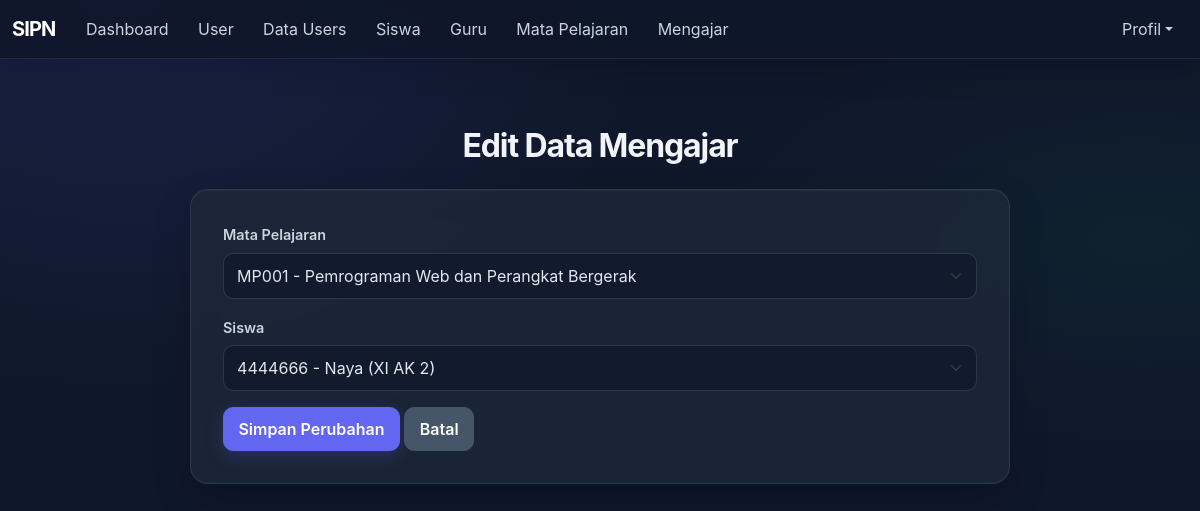
/mengajar/edit.php?id=72 (signed in), run on the app's committed database.
### tables this page shows
CREATE TABLE `mengajar` (
  `id` int NOT NULL,
  `mapel_id` int NOT NULL,
  `siswa_id` int NOT NULL
);

CREATE TABLE `mapel` (
  `id` int NOT NULL,
  `kode_mapel` varchar(10) NOT NULL,
  `nama_mapel` varchar(100) NOT NULL,
  `guru_id` int DEFAULT NULL
);

CREATE TABLE `siswa` (
  `id` int NOT NULL,
  `nis` varchar(10) NOT NULL,
  `nama_siswa` varchar(100) NOT NULL,
  `kelas` varchar(10) NOT NULL,
  `jenis_kelamin` enum('L','P') NOT NULL,
  `user_id` int DEFAULT NULL
);

### koneksi.php (called while the page is built, shortened)
<?php
function h($data) {
    return htmlspecialchars($data ?? '');
}
?>

### mengajar/edit.php (the view, shortened to what this page needs)
<?php
require_once '../koneksi.php';
require_once '../navbar.php';
$id = (int) $_GET['id'];
$mengajar = mysqli_fetch_assoc(mysqli_query($koneksi, "SELECT * FROM mengajar WHERE id='$id'"));
$mapel = mysqli_query($koneksi, "SELECT id, kode_mapel, nama_mapel FROM mapel ORDER BY kode_mapel ASC");
$siswa = mysqli_query($koneksi, "SELECT id, nis, nama_siswa, kelas FROM siswa ORDER BY kelas ASC, nama_siswa ASC");
?>
<div class="container mt-4 mb-5">
    <h2 class="fw-bold mb-4">Edit Data Mengajar</h2>
    <form action="aksi_edit.php" method="POST">
        <div class="mb-3">
            <label class="form-label">Mata Pelajaran</label>
            <select name="mapel_id" class="form-select" required>
                <?php while ($m = mysqli_fetch_assoc($mapel)) { ?>
                    <option value="<?= $m['id'] ?>" <?= $m['id'] == $mengajar['mapel_id'] ? 'selected' : '' ?>>
                        <?= h($m['kode_mapel'] . ' - ' . $m['nama_mapel']) ?>
                    </option>
                <?php } ?>
            </select>
        </div>
        <div class="mb-3">
            <label class="form-label">Siswa</label>
            <select name="siswa_id" class="form-select" required>
                <?php while ($s = mysqli_fetch_assoc($siswa)) { ?>
                    <option value="<?= $s['id'] ?>" <?= $s['id'] == $mengajar['siswa_id'] ? 'selected' : '' ?>>
                        <?= h($s['nis'] . ' - ' . $s['nama_siswa'] . ' (' . $s['kelas'] . ')') ?>
                    </option>
                <?php } ?>
            </select>
        </div>
        <button type="submit" class="btn btn-primary">Simpan Perubahan</button>
        <a href="index.php" class="btn btn-secondary">Batal</a>
    </form>
</div>
<?php require_once '../footer.php'; ?>

### assets/app.css (style rules this page uses)
:root { --dashboard-bg: #0f172a; --dashboard-surface: rgba(30, 41, 59, .76); --dashboard-border: rgba(255, 255, 255, .09); --dashboard-text: #f1f5f9; --dashboard-muted: #94a3b8; --dashboard-indigo: #818cf8; --dashboard-green: #10b981; }
.app-shell:not(.dashboard-page) { min-height: 100vh; color: #e2e8f0; background: radial-gradient(ellipse at 10% 0%, rgba(99, 102, 241, .13), transparent 34rem), radial-gradient(ellipse at 95% 30%, rgba(16, 185, 129, .06), transparent 30rem), #0f172a !important; font-family: Inter, "Segoe UI", sans-serif; -webkit-font-smoothing: antialiased; }
.app-shell h1, .app-shell h2, .app-shell h3, .app-shell h4, .app-shell h5, .app-shell h6 { color: #f1f5f9; font-family: Inter, "Segoe UI", sans-serif; font-weight: 650; letter-spacing: -.035em; }
.app-shell .container { max-width: 1240px; }
.app-shell .container.mt-4 { padding-top: clamp(1.5rem, 4vw, 2.75rem) !important; padding-bottom: 3rem; }
.app-shell .card, .app-shell .container > form { color: #e2e8f0; border: 1px solid rgba(255, 255, 255, .09) !important; border-radius: 18px !important; background: rgba(30, 41, 59, .76) !important; box-shadow: inset 0 1px rgba(255, 255, 255, .04), 0 16px 38px rgba(2, 6, 23, .2) !important; backdrop-filter: blur(16px); -webkit-backdrop-filter: blur(16px); }
.app-shell .container > form { max-width: 820px; margin-right: auto; margin-left: auto; padding: clamp(1.25rem, 3vw, 2rem); }
.app-shell .container.mt-4 > h2 { max-width: 820px; margin-right: auto; margin-left: auto; text-align: center; }
.app-shell .form-label { margin-bottom: .45rem; color: #cbd5e1; font-size: .9rem; font-weight: 600; }
.app-shell .form-control, .app-shell .form-select { min-height: 44px; padding: .62rem .82rem; color: #e2e8f0; border: 1px solid rgba(148, 163, 184, .2); border-radius: 10px; background-color: rgba(15, 23, 42, .62); transition: border-color 250ms ease, box-shadow 250ms ease, background-color 250ms ease; }
.app-shell .form-select option { color: #e2e8f0; background: #1e293b; }
.app-shell .btn { min-height: 40px; padding: .55rem .9rem; border-radius: 10px; font-weight: 600; transition: transform 250ms ease, box-shadow 250ms ease, background-color 250ms ease; }
.app-shell .btn-primary { --bs-btn-bg: #6366f1; --bs-btn-border-color: #6366f1; --bs-btn-hover-bg: #4f46e5; --bs-btn-hover-border-color: #4f46e5; --bs-btn-active-bg: #4f46e5; --bs-btn-active-border-color: #4f46e5; --bs-btn-focus-shadow-rgb: 99, 102, 241; box-shadow: 0 5px 18px rgba(99, 102, 241, .22); }
.app-shell .btn-secondary { --bs-btn-bg: #475569; --bs-btn-border-color: #475569; --bs-btn-hover-bg: #334155; --bs-btn-hover-border-color: #334155; }

### data on the page
mengajar: mapel_id "MP001 - Pemrograman Web dan Perangkat Bergerak", siswa_id "4444666 - Naya (XI AK 2)"
